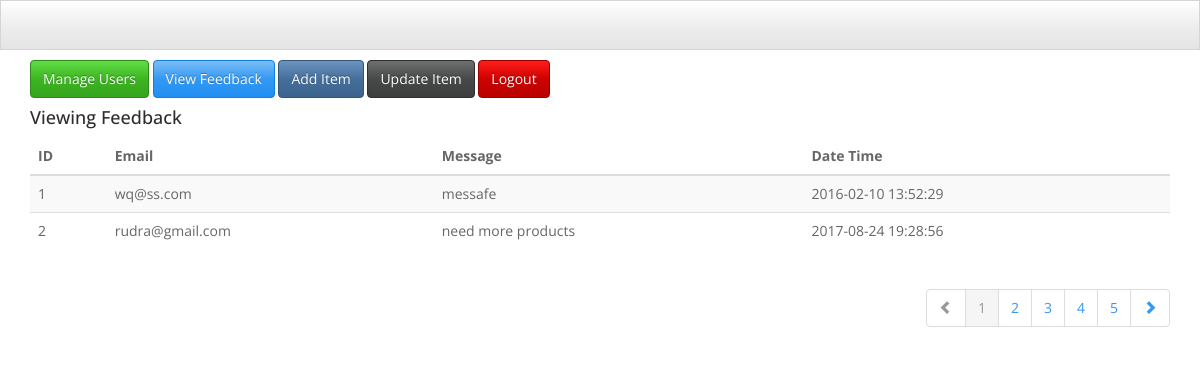
Page /admin/feedback.php (signed in) on the committed database.
### tables this page shows
CREATE TABLE `feedback` (
  `id` int(11) NOT NULL,
  `email` varchar(255) NOT NULL,
  `message` varchar(500) NOT NULL,
  `date` datetime NOT NULL
);

### admin/feedback.php (the view, shortened to what this page needs)
<?php
require_once '../DB_CONFIG/connect_db.php';
$sql= "SELECT * FROM feedback";
$result=$db->query($sql);
?>
<!DOCTYPE html>
<html lang="en">
  <head>
    <link href="css/bootstrap.min.css" rel="stylesheet">
  </head>
  <body>
    <div class="navbar navbar-fixed-top">
      <div class="navbar-inner">
        <div class="container">
          <a class="btn btn-navbar" data-toggle="collapse" data-target=".nav-collapse">
          </a>
        </div>
      </div>
    </div>
     <div class="container">
    <br>
      <br>
    <div class="row">
	<div class="container">
	<br>
        <a href="index.php" ><button id="showAll" class="btn btn-success btn-md">Manage Users</button></a>
        <a href="feedback.php"><button class="btn btn-info btn-md">View Feedback</button></a>
        <a href="insert.php"><button class="btn btn-primary">Add Item</button></a>
        <a href="update1.php"><button class="btn btn-default">Update Item</button></a>
        <a href="../logout.php"><button class="btn btn-danger btn-md">Logout</button></a>
    </div>
	</div>
	<div id="displayAll" class="row">
<div class="col-md-12">
        <h4>Viewing Feedback</h4>
        <div class="table-responsive">
              <table id="mytable" class="table table-bordred table-striped table-hover">
                   <thead>
                    <th>ID</th>
                     <th>Email</th>
                    <th>Message</th>
                    <th>Date Time</th>
                   </thead>
<tbody>
<?php
  if(mysqli_num_rows($result)>0) {
      while ($row = mysqli_fetch_array($result)) {
              echo("<tr>
        <td>$row[0]</td>
        <td>$row[1]</td>
        <td>$row[2]</td>
        <td>$row[3]</td>
    </tr>");
      }
  }
?>
    </tbody>
</table>
<ul class="pagination pull-right">
  <li class="disabled"><a href="#"><span class="glyphicon glyphicon-chevron-left"></span></a></li>
  <li class="active"><a href="#">1</a></li>
  <li><a href="#">2</a></li>
  <li><a href="#">3</a></li>
  <li><a href="#">4</a></li>
  <li><a href="#">5</a></li>
  <li><a href="#"><span class="glyphicon glyphicon-chevron-right"></span></a></li>
</ul>
            </div>
        </div>
</div>
      </div>
  </body>
</html>

### rows in the picture
feedback: id "1", email "wq@ss.com", message "messafe", date "2016-02-10 13:52:29"
feedback: id "2", email "rudra@gmail.com", message "need more products", date "2017-08-24 19:28:56"
